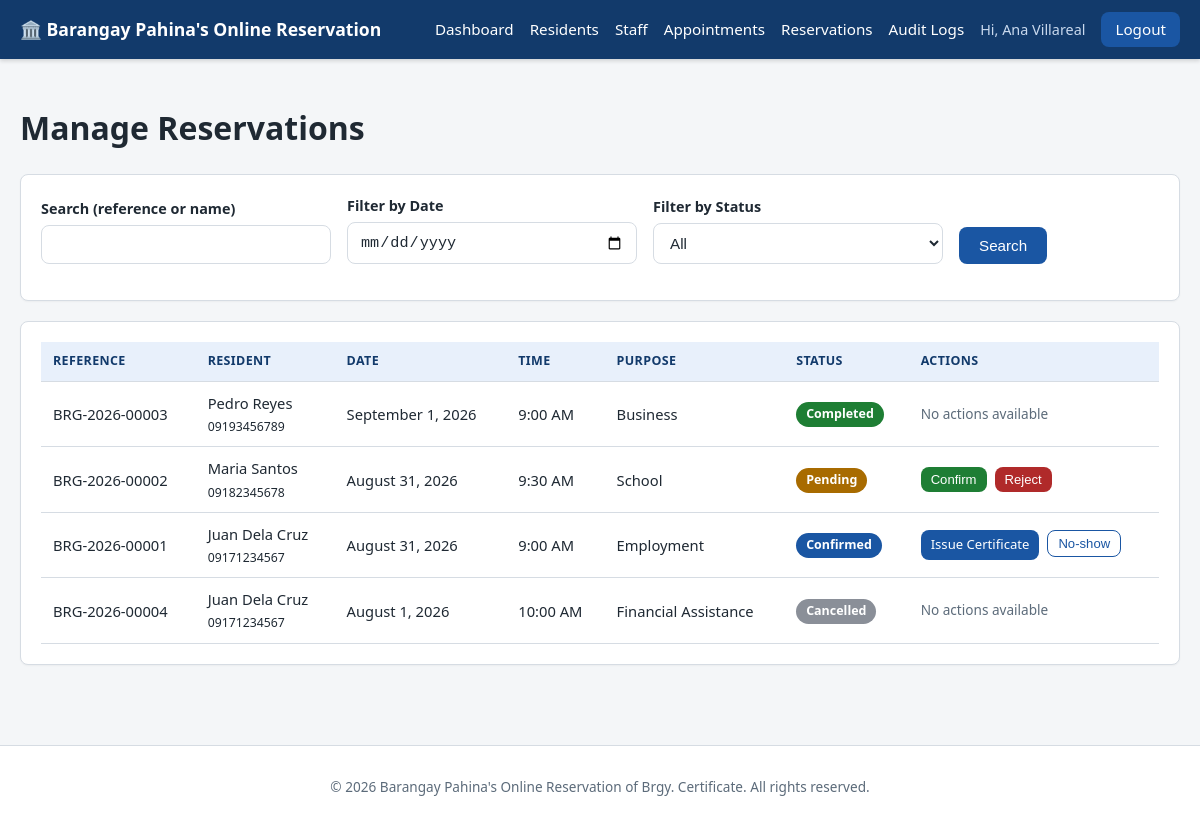
The app's page /staff/reservations.php (signed in) with its own data.
### tables this page shows
CREATE TABLE reservations (
    id INT AUTO_INCREMENT PRIMARY KEY,
    reference_number VARCHAR(20) NOT NULL UNIQUE,
    resident_id INT NOT NULL,
    certificate_type VARCHAR(100) NOT NULL DEFAULT 'Barangay Certificate',
    purpose VARCHAR(150) NOT NULL,
    appointment_date DATE NOT NULL,
    appointment_time TIME NOT NULL,
    status ENUM('Pending','Confirmed','Completed','Cancelled','Rejected','No-show')
        NOT NULL DEFAULT 'Pending',
    created_at DATETIME NOT NULL DEFAULT CURRENT_TIMESTAMP,
    updated_at DATETIME NOT NULL DEFAULT CURRENT_TIMESTAMP ON UPDATE CURRENT_TIMESTAMP,
    FOREIGN KEY (resident_id) REFERENCES residents(id) ON DELETE CASCADE,
    INDEX idx_ref_number (reference_number),
    INDEX idx_appt_date_res (appointment_date)
);

CREATE TABLE residents (
    id INT AUTO_INCREMENT PRIMARY KEY,
    user_id INT NOT NULL,
    first_name VARCHAR(50) NOT NULL,
    middle_name VARCHAR(50) DEFAULT NULL,
    last_name VARCHAR(50) NOT NULL,
    date_of_birth DATE NOT NULL,
    address VARCHAR(255) NOT NULL,
    contact_number VARCHAR(20) NOT NULL,
    created_at DATETIME NOT NULL DEFAULT CURRENT_TIMESTAMP,
    updated_at DATETIME NOT NULL DEFAULT CURRENT_TIMESTAMP ON UPDATE CURRENT_TIMESTAMP,
    FOREIGN KEY (user_id) REFERENCES users(id) ON DELETE CASCADE,
    INDEX idx_resident_name (last_name, first_name),
    INDEX idx_contact (contact_number)
);

### staff/reservations.php (the view, shortened to what this page needs)
<?php
require_once __DIR__ . '/../config/database.php';
require_once __DIR__ . '/../includes/functions.php';
$search = trim($_GET['search'] ?? '');
$dateFilter = trim($_GET['date'] ?? '');
$sql = "SELECT r.*, res.first_name, res.last_name, res.contact_number
        FROM reservations r
        JOIN residents res ON res.id = r.resident_id
        WHERE 1=1";
$params = [];
$sql .= " ORDER BY r.appointment_date DESC, r.appointment_time DESC LIMIT 200";
$stmt = $pdo->prepare($sql);
$stmt->execute($params);
$reservations = $stmt->fetchAll();
require_once __DIR__ . '/../includes/header.php';
?>
<h1>Manage Reservations</h1>
<div class="card">
    <form method="get" class="form-row" style="align-items:flex-end;">
        <div class="form-group">
            <label for="search">Search (reference or name)</label>
            <input type="text" id="search" name="search" value="<?= h($search) ?>">
        </div>
        <div class="form-group">
            <label for="date">Filter by Date</label>
            <input type="date" id="date" name="date" value="<?= h($dateFilter) ?>">
        </div>
        <div class="form-group">
            <label for="status">Filter by Status</label>
            <select id="status" name="status">
                <option value="">All</option>
            </select>
        </div>
        <div class="form-group" style="flex:0;">
            <button type="submit" class="btn">Search</button>
        </div>
    </form>
</div>
<div class="card">
    <div class="table-wrapper">
        <table>
            <thead>
                <tr><th>Reference</th><th>Resident</th><th>Date</th><th>Time</th><th>Purpose</th><th>Status</th><th>Actions</th></tr>
            </thead>
            <tbody>
            <?php foreach ($reservations as $r): ?>
                <tr>
                    <td><?= h($r['reference_number']) ?></td>
                    <td><?= h($r['first_name'] . ' ' . $r['last_name']) ?><br><small><?= h($r['contact_number']) ?></small></td>
                    <td><?= formatDate($r['appointment_date']) ?></td>
                    <td><?= formatTime($r['appointment_time']) ?></td>
                    <td><?= h($r['purpose']) ?></td>
                    <td><?= statusBadge($r['status']) ?></td>
                    <td>
                        <div class="btn-group">
                        <?php if ($r['status'] === 'Pending'): ?>
                            <form method="post"><?= csrfField() ?>
                                <button class="btn btn-success btn-sm" type="submit">Confirm</button>
                            </form>
                            <form method="post"><?= csrfField() ?>
                                <button class="btn btn-danger btn-sm" type="submit"
                                    data-confirm="Reject this reservation?">Reject</button>
                            </form>
                        <?php elseif ($r['status'] === 'Confirmed'): ?>
                            <a class="btn btn-sm" href="/barangay-system/staff/issue-certificate.php?reservation_id=<?= (int)$r['id'] ?>">Issue Certificate</a>
                            <form method="post"><?= csrfField() ?>
                                <button class="btn btn-secondary btn-sm" type="submit"
                                    data-confirm="Mark this reservation as No-show?">No-show</button>
                            </form>
                        <?php else: ?>
                            <span class="form-hint">No actions available</span>
                        <?php endif; ?>
                        </div>
                    </td>
                </tr>
            <?php endforeach; ?>
            </tbody>
        </table>
    </div>
</div>
<?php require_once __DIR__ . '/../includes/footer.php'; ?>

### includes/functions.php (shortened to what this page needs)
<?php
function h(?string $value): string
{
    return htmlspecialchars($value ?? '', ENT_QUOTES, 'UTF-8');
}
function formatDate(?string $date): string
{
    $ts = strtotime($date);
    return $ts ? date('F j, Y', $ts) : $date;
}
function formatTime(?string $time): string
{
    $ts = strtotime($time);
    return $ts ? date('g:i A', $ts) : $time;
}
function statusBadge(string $status): string
{
    $map = [
        'Pending'   => 'badge-pending',
        'Confirmed' => 'badge-confirmed',
        'Completed' => 'badge-completed',
        'Cancelled' => 'badge-cancelled',
        'Rejected'  => 'badge-rejected',
        'No-show'   => 'badge-noshow',
    ];
    $class = $map[$status] ?? 'badge-pending';
    return '<span class="badge ' . $class . '">' . h($status) . '</span>';
}

### css/style.css (style rules this page uses)
:root { --blue-dark: #123a6b; --blue: #1a56a3; --blue-light: #e8f0fb; --gray-light: #f4f6f8; --gray-border: #d6dce3; --text-dark: #1f2933; --text-muted: #5c6b7a; --white: #ffffff; --green: #1e7e34; --yellow: #a86b00; --red: #b02a2a; --radius: 8px; }
* { box-sizing: border-box; }
body { margin: 0; font-family: "Segoe UI", Arial, Helvetica, sans-serif; background: var(--gray-light); color: var(--text-dark); line-height: 1.5; }
a { color: var(--blue); text-decoration: none; }
.card { background: var(--white); border: 1px solid var(--gray-border); border-radius: var(--radius); padding: 20px; margin-bottom: 20px; box-shadow: 0 1px 2px rgba(0,0,0,0.04); }
.page-container .form-group { margin-bottom: 16px; }
.page-container label { display: block; margin-bottom: 6px; font-weight: 600; font-size: 0.9rem; }
.page-container input[type=text], .page-container input[type=email], .page-container input[type=password], .page-container input[type=date], .page-container input[type=tel], .page-container input[type=time], .page-container select, .page-container textarea { width: 100%; padding: 10px 12px; border: 1px solid var(--gray-border); border-radius: var(--radius); font-size: 0.95rem; background: var(--white); color: var(--text-dark); }
.form-row { display: flex; gap: 16px; flex-wrap: wrap; }
.form-row .form-group { flex: 1; min-width: 200px; }
.form-hint { color: var(--text-muted); font-size: 0.85rem; }
.btn { display: inline-block; padding: 10px 20px; background: var(--blue); color: var(--white); border: none; border-radius: var(--radius); font-size: 0.95rem; cursor: pointer; text-align: center; }
.btn-secondary { background: var(--white); color: var(--blue); border: 1px solid var(--blue); }
.btn-danger { background: var(--red); }
.btn-success { background: var(--green); }
.btn-sm { padding: 5px 10px; font-size: 0.82rem; }
.btn-group { display: flex; gap: 8px; flex-wrap: wrap; }
.page-container table { width: 100%; border-collapse: collapse; background: var(--white); }
.page-container th, .page-container td { text-align: left; padding: 10px 12px; border-bottom: 1px solid var(--gray-border); font-size: 0.92rem; }
.page-container th { background: var(--blue-light); color: var(--blue-dark); text-transform: uppercase; font-size: 0.78rem; letter-spacing: 0.03em; }
.table-wrapper { overflow-x: auto; }
.badge { display: inline-block; padding: 3px 10px; border-radius: 999px; font-size: 0.78rem; font-weight: 600; color: var(--white); }
.badge-pending { background: var(--yellow); }
.badge-confirmed { background: var(--blue); }
.badge-completed { background: var(--green); }
.badge-cancelled { background: #8a8f98; }

### records on screen
reservations: reference_number "BRG-2026-00003", resident.last_name "Pedro Reyes", resident.contact_number "09193456789", appointment_date "September 1, 2026", appointment_time "9:00 AM", purpose "Business", status "Completed", shows "No actions available"
reservations: reference_number "BRG-2026-00002", resident.last_name "Maria Santos", resident.contact_number "09182345678", appointment_date "August 31, 2026", appointment_time "9:30 AM", purpose "School", status "Pending"
reservations: reference_number "BRG-2026-00001", resident.last_name "Juan Dela Cruz", resident.contact_number "09171234567", appointment_date "August 31, 2026", appointment_time "9:00 AM", purpose "Employment", status "Confirmed"
reservations: reference_number "BRG-2026-00004", resident.last_name "Juan Dela Cruz", resident.contact_number "09171234567", appointment_date "August 1, 2026", appointment_time "10:00 AM", purpose "Financial Assistance", status "Cancelled", shows "No actions available"

### other values on screen
$_SESSION['display_name'] "Ana Villareal"
